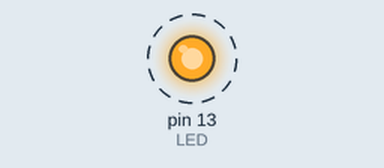
Recording of a program running on a simulated Arduino Mega 2560, built with avr-gcc and run on an emulated ATmega2560. Shown: output pins drawn as LEDs (lit = HIGH). Dashed ring = blinking.

Above: at 0.5 s.
Timing chart, 0 to 4.6 s (numbered marks = the images above):
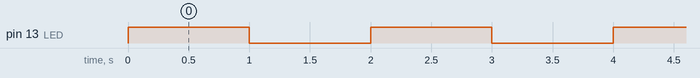

The program:

main.cpp
```cpp
///////////////////////////////////////////////////////////////////////////////
//
// Comunicação entre um arduino principal
// e vários arduinos secundários
//
// Codigo para arduino PRINCIPAL
// Arduino MEGA2560
//
///////////////////////////////////////////////////////////////////////////////

#include <Arduino.h> // necessário para o platform.io

#define LED (LED_BUILTIN) // pino 13 no arduino MEGA
#define DT (1000)

///////////////////////////////////////////////////////////////////////////////
// funções devem ser declaradas antes de ser chamadas
///////////////////////////////////////////////////////////////////////////////

void cmd_liga()
{
  Serial1.write('1');
  digitalWrite(LED, HIGH);
}

void cmd_desl()
{
  Serial1.write('0');
  digitalWrite(LED, LOW);
}

///////////////////////////////////////////////////////////////////////////////
void setup()
{
  Serial1.begin(4800); // hardware Serial1 no MEGA: pinos 18 (TX1) e 19 (RX1)
  pinMode(LED, OUTPUT);
} // setup()

void loop()
{
  cmd_liga();
  delay(DT);

  cmd_desl();
  delay(DT);
} // loop()

// TODO: será que oarduino envia o dado da serial imediatamente ou aguarda encher o buffer?
```

Measured:
- by itself, pin 13 (LED): alternates HIGH for 1.0 s and LOW for 1.0 s
